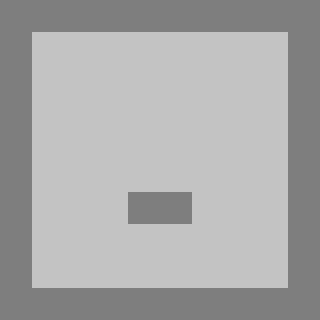

This is a level from a 2D game, rendered from its Tiled map with the project's own tilesets. A one-line summary and the complete map file follow:
An orthogonal 10x10 tile map with 32x32 px tiles, 1 tile layer (bg).

<map version="1.0" orientation="orthogonal" renderorder="right-up" width="10" height="10" tilewidth="32" tileheight="32" nextobjectid="1">
 <tileset firstgid="1" name="test-tile" tilewidth="32" tileheight="32" tilecount="2" columns="1">
  <image source="test-tile.png" trans="000000" width="32" height="64" />
 </tileset>
 <layer name="bg" width="10" height="10">
  <data encoding="csv">
2,2,2,2,2,2,2,2,2,2,
2,1,1,1,1,1,1,1,1,2,
2,1,1,1,1,1,1,1,1,2,
2,1,1,1,1,1,1,1,1,2,
2,1,1,1,1,1,1,1,1,2,
2,1,1,1,1,1,1,1,1,2,
2,1,1,1,2,2,1,1,1,2,
2,1,1,1,1,1,1,1,1,2,
2,1,1,1,1,1,1,1,1,2,
2,2,2,2,2,2,2,2,2,2
</data>
 </layer>
 <objectgroup name="fg-objects" />
</map>
